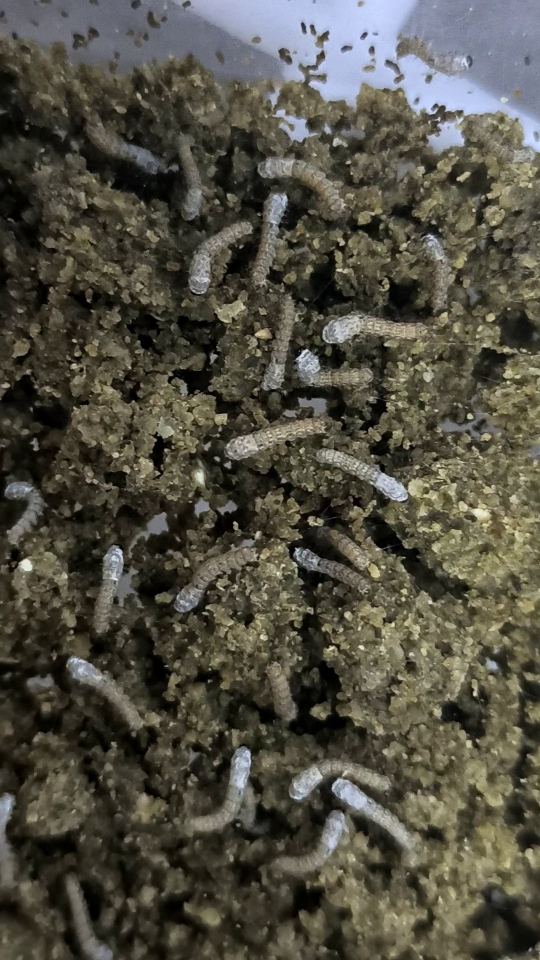
#> input picture Silkworm/yolo_dataset/images/train/00000016_aug_2.jpg, 1080 x 1920 px (shown at 1/2 size); its folder holds only this picture in this run
$ python HSV_test.py
#> lines starting #> are read from the running program, lines starting #| are printed output that depends on the picture; after the words box and inside, x2 and y2 are one past the last pixel; in counts of white or black regions, pixels touching at a corner belong together
# images_dir = r"D:\GraduationDsign\datasets\yolo_dataset\images\train"
# labels_dir = r"D:\GraduationDsign\datasets\yolo_dataset\labels\train"
import cv2
import numpy as np
import time
import os
import matplotlib.pyplot as plt
import seaborn as sns
from glob import glob


# [40 lines left out: functions calculate_iou, evaluate_metrics, not called in this run]


# --- 读取真实的 YOLO 格式标注数据 ---
def load_yolo_annotations(txt_path, img_width, img_height):
    gt_boxes = []
    if not os.path.exists(txt_path):
        return gt_boxes

    with open(txt_path, 'r') as f:
        lines = f.readlines()
        for line in lines:
            parts = line.strip().split()
            if len(parts) >= 5:
                # 解析归一化坐标
                class_id, x_center_norm, y_center_norm, w_norm, h_norm = map(float, parts[:5])
                # 还原为绝对像素值
                abs_w = int(w_norm * img_width)
                abs_h = int(h_norm * img_height)
                abs_x_center = x_center_norm * img_width
                abs_y_center = y_center_norm * img_height
                # 转换为左上角坐标 (x, y)
                x = int(abs_x_center - (abs_w / 2))
                y = int(abs_y_center - (abs_h / 2))
                gt_boxes.append([x, y, abs_w, abs_h])

    return gt_boxes


# --- 核心图像处理流水线 ---
def process_image(image_path):
    start_time = time.time()
    img = cv2.imread(image_path)
#> img is the input picture: shape (1920, 1080, 3); mean B, G, R 67, 78.9, 81.4
    if img is None: return [], img, 0, 0
    img_h, img_w = img.shape[:2]

    # 1. 颜色分割 2. 去噪 3. 分水岭
    hsv = cv2.cvtColor(img, cv2.COLOR_BGR2HSV)
#> hsv: shape (1920, 1080, 3); mean H, S, V 34.4, 75.8, 84.1
    mask = cv2.inRange(hsv, np.array([0, 0, 6]), np.array([108, 82, 247]))
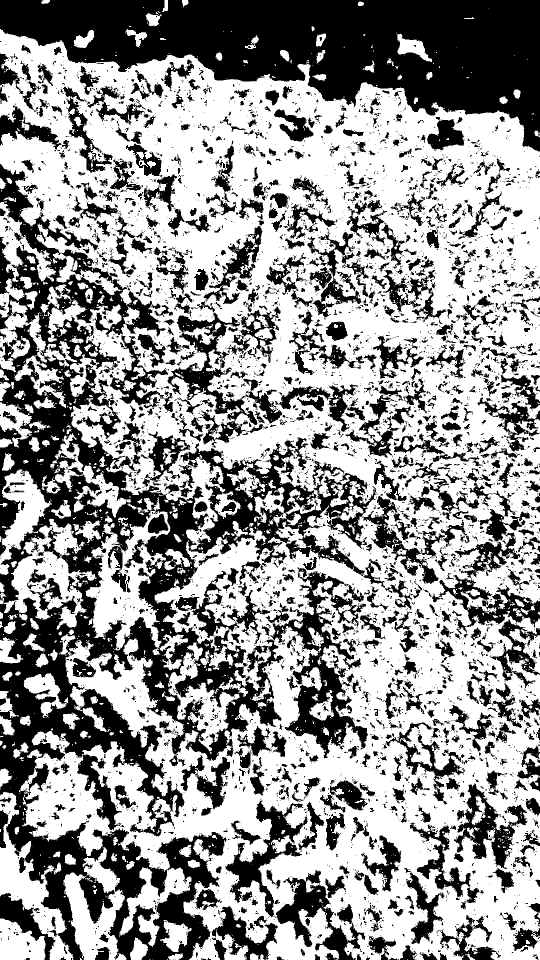
#> mask: shape (1920, 1080) (shown at 1/2 size); 59.3% white; 6212 black regions (5070 under 20 px), largest, box (x1, y1, x2, y2) and area: (0, 328, 890, 1920) 297583, (0, 0, 1080, 303) 168206, (539, 1135, 736, 1517) 21971
    kernel = cv2.getStructuringElement(cv2.MORPH_ELLIPSE, (5, 5))
    opening = cv2.morphologyEx(mask, cv2.MORPH_OPEN, kernel, iterations=1)
#> opening: shape (1920, 1080); 54.8% white; 2377 black regions (1817 under 20 px), largest, box (x1, y1, x2, y2) and area: (0, 328, 1080, 1920) 503330, (0, 0, 1080, 303) 169575, (450, 1598, 731, 1920) 24601
    closing = cv2.morphologyEx(opening, cv2.MORPH_CLOSE, kernel, iterations=2)
#> closing: shape (1920, 1080); 63.1% white; 731 black regions, largest, box (x1, y1, x2, y2) and area: (0, 0, 1080, 303) 169185, (0, 1195, 368, 1920) 74100, (0, 649, 414, 1341) 71824
    sure_bg = cv2.dilate(closing, kernel, iterations=3)
#> sure_bg: shape (1920, 1080); 85.1% white; 781 black regions (391 under 20 px), largest, box (x1, y1, x2, y2) and area: (0, 0, 1080, 297) 149505, (0, 1220, 223, 1848) 24676, (584, 1326, 702, 1492) 5089
    dist_transform = cv2.distanceTransform(closing, cv2.DIST_L2, 5)
    ret, sure_fg = cv2.threshold(dist_transform, 0.3 * dist_transform.max(), 255, 0)
#> sure_fg: shape (1920, 1080) float32; 6.1% white; 141 white regions (49 under 20 px), largest, box (x1, y1, x2, y2) and area: (603, 198, 1080, 750) 40423, (302, 169, 529, 402) 13175, (843, 1291, 927, 1408) 5171
#> ret = 21.35
    unknown = cv2.subtract(sure_bg, np.uint8(sure_fg))
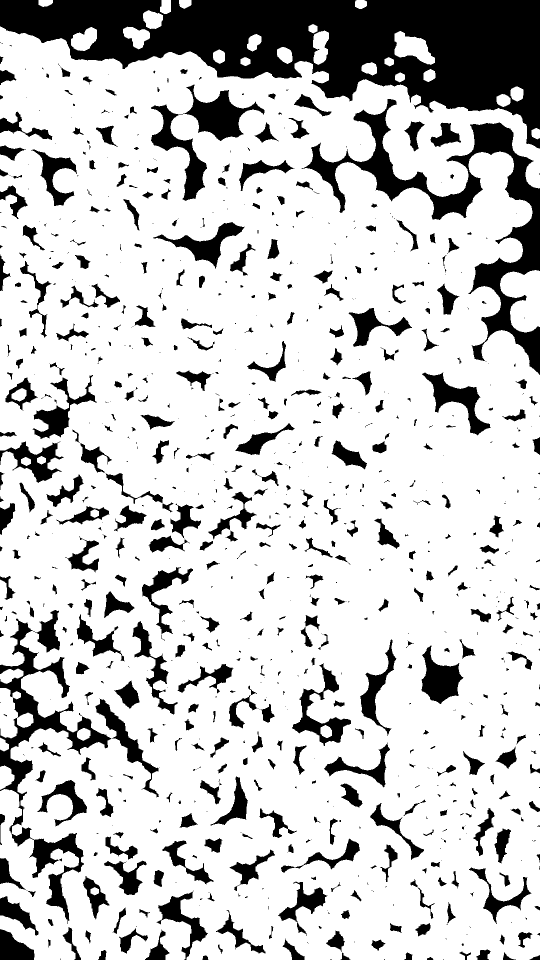
#> unknown: shape (1920, 1080) (shown at 1/2 size); 79% white; 922 black regions (440 under 20 px), largest, box (x1, y1, x2, y2) and area: (0, 0, 1080, 297) 149505, (603, 198, 1080, 750) 40423, (0, 1220, 223, 1848) 24676
    ret, markers = cv2.connectedComponents(np.uint8(sure_fg))
#> markers: shape (1920, 1080) int32; 142 distinct labels, from 0 to 141
#> ret = 142
    markers = markers + 1;
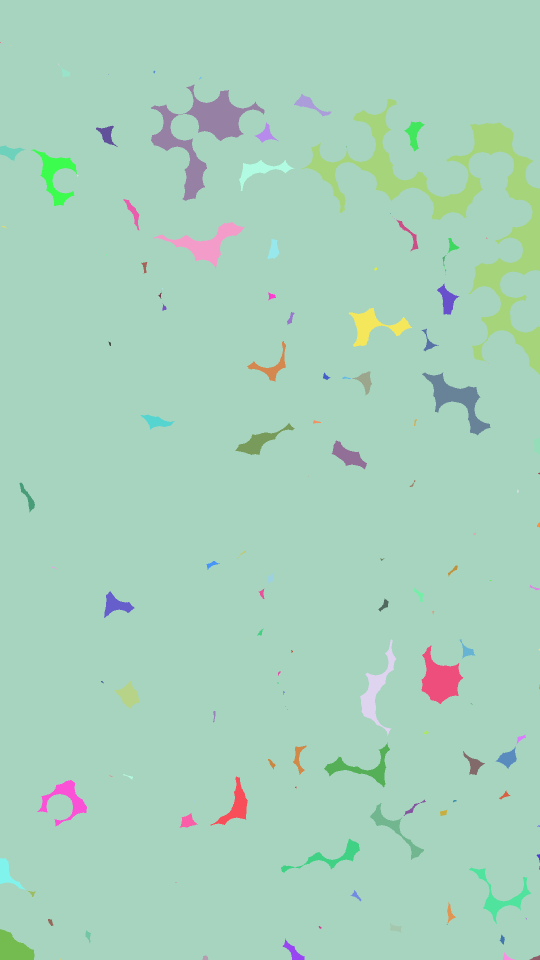
#> markers: shape (1920, 1080) int32 (shown at 1/2 size); 142 distinct labels, from 1 to 142; one colour per label, 0 black
    markers[unknown == 255] = 0
#> markers: shape (1920, 1080) int32; 143 distinct labels, from 0 to 142
    markers = cv2.watershed(img, markers)
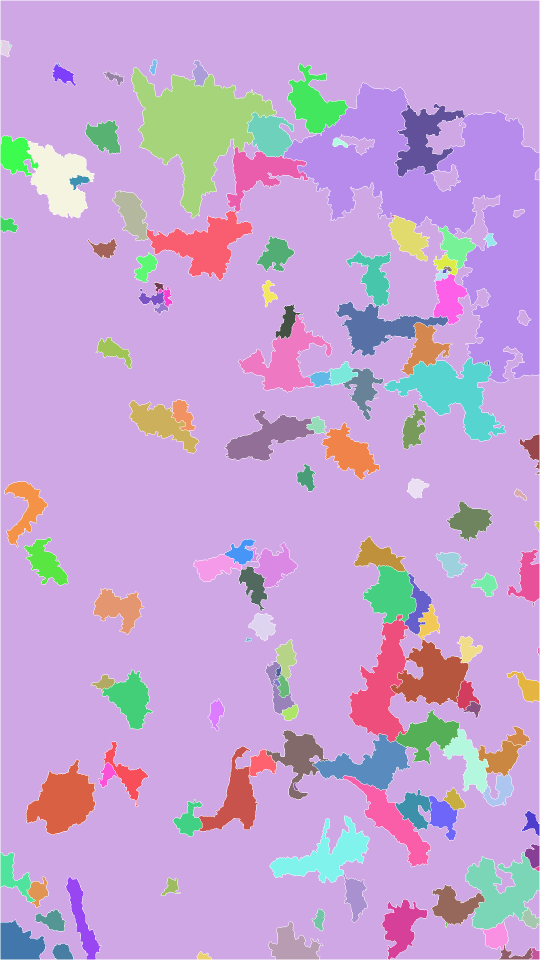
#> markers: shape (1920, 1080) int32 (shown at 1/2 size); 144 distinct labels, from -1 to 142; one colour per label, 0 black, -1 white

    predicted_boxes = []
    for label in range(2, ret + 1):
        target_mask = np.zeros(mask.shape, dtype="uint8")
        target_mask[markers == label] = 255
        contours, _ = cv2.findContours(target_mask, cv2.RETR_EXTERNAL, cv2.CHAIN_APPROX_SIMPLE)
        for cnt in contours:
            if 300 < cv2.contourArea(cnt) < 15000:
                predicted_boxes.append(list(cv2.boundingRect(cnt)))
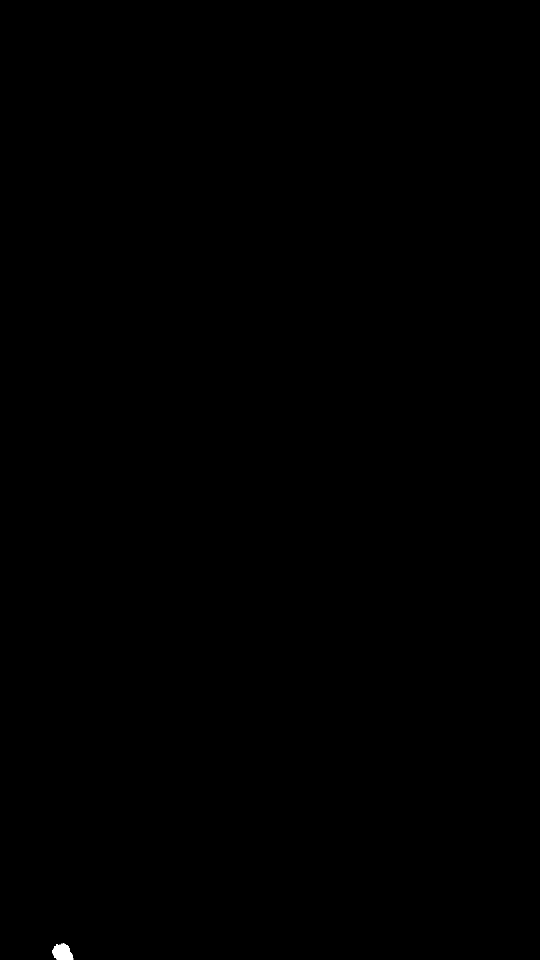
#> target_mask: shape (1920, 1080) (shown at 1/2 size); 0.05% white; 1 white region, box (x1, y1, x2, y2) and area: (104, 1887, 147, 1919) 1005

    p_time = time.time() - start_time
    fps = 1.0 / p_time if p_time > 0 else 0
    return predicted_boxes, img, p_time, fps


# [26 lines left out: function draw_yolo_style_box, not called in this run]


def plot_yolo_style_charts(tp, fp, fn, save_dir, precision, recall, f1):
    """生成类似 YOLO 的混淆矩阵和 PR/F1 曲线"""
    os.makedirs(save_dir, exist_ok=True)

    # 1. 混淆矩阵 (Confusion Matrix)
    # y轴: True (Silkworm, Background), x轴: Predicted (Silkworm, Background)
    matrix = np.array([
        [tp, fn],  # True 目标被预测为目标(TP)，被预测为背景(FN)
        [fp, 0]  # True 背景被预测为目标(FP)，预测为背景(传统CV无负样本边界框，TN设为0)
    ])

    plt.figure(figsize=(7, 6))
    sns.heatmap(matrix, annot=True, fmt=".0f", cmap="Blues",
                xticklabels=["Silkworm", "Background"],
                yticklabels=["Silkworm", "Background"])
    plt.xlabel("Predicted")
    plt.ylabel("True")
    plt.title("Confusion Matrix")
    plt.savefig(os.path.join(save_dir, "confusion_matrix.png"), dpi=300, bbox_inches='tight')
    plt.close()

    # 2. 归一化混淆矩阵
    row_sums = matrix.sum(axis=1)[:, np.newaxis]
    row_sums[row_sums == 0] = 1  # 防止除0
    matrix_norm = matrix.astype('float') / row_sums
    plt.figure(figsize=(7, 6))
    sns.heatmap(matrix_norm, annot=True, fmt=".2f", cmap="Blues",
                xticklabels=["Silkworm", "Background"],
                yticklabels=["Silkworm", "Background"])
    plt.xlabel("Predicted")
    plt.ylabel("True")
    plt.title("Confusion Matrix Normalized")
    plt.savefig(os.path.join(save_dir, "confusion_matrix_normalized.png"), dpi=300, bbox_inches='tight')
    plt.close()

    # 3. 伪 PR 曲线 (Precision-Recall Curve)
    # 传统算法无“置信度”区间，因此曲线由原点至当前点构成一个阶梯矩形
    plt.figure(figsize=(6, 5))
    plt.plot([0, recall, recall], [precision, precision, 0], 'b-', linewidth=2,
             label=f'all classes {precision:.2f} mAP@0.5')
    plt.fill_between([0, recall], [precision, precision], alpha=0.1, color='blue')
    plt.xlim([0.0, 1.0])
    plt.ylim([0.0, 1.05])
    plt.xlabel("Recall")
    plt.ylabel("Precision")
    plt.title("Precision-Recall Curve")
    plt.legend(loc="lower left")
    plt.grid(True, linestyle='--', alpha=0.6)
    plt.savefig(os.path.join(save_dir, "PR_curve.png"), dpi=300, bbox_inches='tight')
    plt.close()

    # 4. 伪 F1 曲线 (F1-Confidence Curve)
    plt.figure(figsize=(6, 5))
    # 假设置信度在 [0, 1.0] 时 F1 保持恒定
    plt.plot([0, 1.0], [f1, f1], 'b-', linewidth=2, label=f'all classes {f1:.2f}')
    plt.xlim([0.0, 1.0])
    plt.ylim([0.0, 1.05])
    plt.xlabel("Confidence")
    plt.ylabel("F1")
    plt.title("F1-Confidence Curve")
    plt.legend(loc="lower left")
    plt.grid(True, linestyle='--', alpha=0.6)
    plt.savefig(os.path.join(save_dir, "F1_curve.png"), dpi=300, bbox_inches='tight')
    plt.close()


def evaluate_dataset(images_dir, labels_dir, save_dir="runs/val"):
    """批量评估整个数据集"""
    os.makedirs(save_dir, exist_ok=True)
    # 支持抓取所有的 .jpg 或 .png 格式图片
    image_paths = glob(os.path.join(images_dir, "*.jpg")) + glob(os.path.join(images_dir, "*.png"))

    if len(image_paths) == 0:
        print(f"⚠ 警告: 在 {images_dir} 中未找到任何图片。")
        return

    global_TP = 0;
    global_FP = 0;
    global_FN = 0
    total_time = 0

    print(f" 开始批量评估，共找到 {len(image_paths)} 张图片...")

    for img_path in image_paths:
        base_name = os.path.splitext(os.path.basename(img_path))[0]
        txt_path = os.path.join(labels_dir, base_name + ".txt")

        # 预测单张图片
        preds, img, p_time, _ = process_image(img_path)
#> preds = 109 items, first 6: [1, 81, 19, 33], [105, 128, 47, 44], [208, 142, 40, 29], [385, 121, 32, 51], [576, 127, 121, 144], [789, 208, 145, 146]; p_time = 1.11
        total_time += p_time
#> total_time = 1.11

        if img is None: continue
        img_h, img_w = img.shape[:2]

        # 读取 GT
        gts = load_yolo_annotations(txt_path, img_w, img_h)

        # 累计此图的 TP, FP, FN
        matched_gt_indices = set()
        for p_box in preds:
            best_iou = 0
            best_gt_idx = -1
            for i, gt_box in enumerate(gts):
                if i in matched_gt_indices: continue
                iou = calculate_iou(p_box, gt_box)
                if iou > best_iou:
                    best_iou = iou
                    best_gt_idx = i
            if best_iou >= 0.5:
                global_TP += 1
                matched_gt_indices.add(best_gt_idx)
            else:
                global_FP += 1
#> this loop made 109 passes
#> after the loop, global_FP = 109; global_TP = 0; matched_gt_indices = 0 items
        global_FN += (len(gts) - len(matched_gt_indices))
#> global_FN = 0

    # ==========================================
    # 汇总计算全局大盘指标 (新增/完善各项指标)
    # ==========================================
    precision = global_TP / (global_TP + global_FP) if (global_TP + global_FP) > 0 else 0.0
#> precision = 0
    recall = global_TP / (global_TP + global_FN) if (global_TP + global_FN) > 0 else 0.0
#> recall = 0
    f1_score = 2 * (precision * recall) / (precision + recall) if (precision + recall) > 0 else 0.0
#> f1_score = 0
    map_05 = precision * recall  # 传统CV的mAP@0.5近似计算(即PR曲线下的面积)
#> map_05 = 0

    avg_time = total_time / len(image_paths) if len(image_paths) > 0 else 0
#> avg_time = 1.11
    fps = 1.0 / avg_time if avg_time > 0 else 0
#> fps = 0.903


    # 2. 将结果写入文本文件 (模仿 YOLO 的 results.txt)
    results_txt_path = os.path.join(save_dir, "results.txt")
    with open(results_txt_path, "w", encoding="utf-8") as f:
        f.write("Evaluation Results\n")
        f.write("==================\n")
        f.write(f"Images Processed : {len(image_paths)}\n")
        f.write(f"TP / FP / FN     : {global_TP} / {global_FP} / {global_FN}\n")
        f.write("-" * 18 + "\n")
        f.write(f"Precision        : {precision:.4f}\n")
        f.write(f"Recall           : {recall:.4f}\n")
        f.write(f"F1-Score         : {f1_score:.4f}\n")
        f.write(f"mAP@0.5          : {map_05:.4f}\n")
        f.write("-" * 18 + "\n")
        f.write(f"Avg Time per img : {avg_time * 1000:.1f} ms\n")
        f.write(f"FPS              : {fps:.1f}\n")

    # 3. 绘制并保存 YOLO 风格图表
    plot_yolo_style_charts(global_TP, global_FP, global_FN, save_dir, precision, recall, f1_score)
#> in plot_yolo_style_charts, `matrix = np.array([ [tp, fn],`: matrix = [[0, 0], [109, 0]]
#> in plot_yolo_style_charts, `plt.savefig(os.path.join(save_dir, "confusion_matrix.png"), dpi=300, b..`:
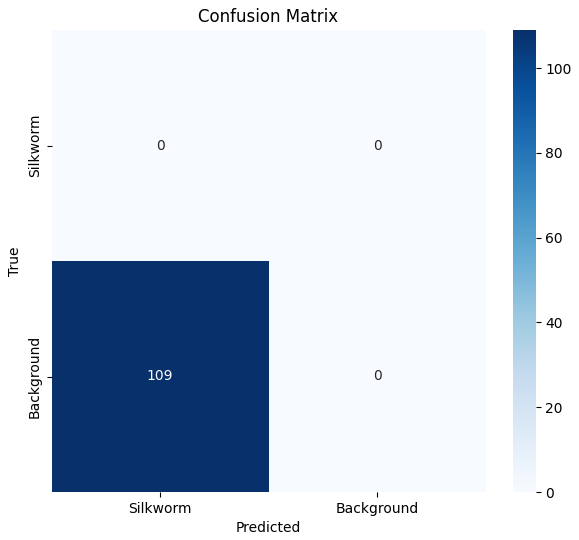
#> figure drawn by matplotlib, 2 panels
#> in plot_yolo_style_charts, `row_sums = matrix.sum(axis=1)[:, np.newaxis]`: row_sums = [0, 109]
#> in plot_yolo_style_charts, `matrix_norm = matrix.astype('float') / row_sums`: matrix_norm = [[0, 0], [1, 0]]
#> in plot_yolo_style_charts, `plt.savefig(os.path.join(save_dir, "F1_curve.png"), dpi=300, bbox_inch..`:
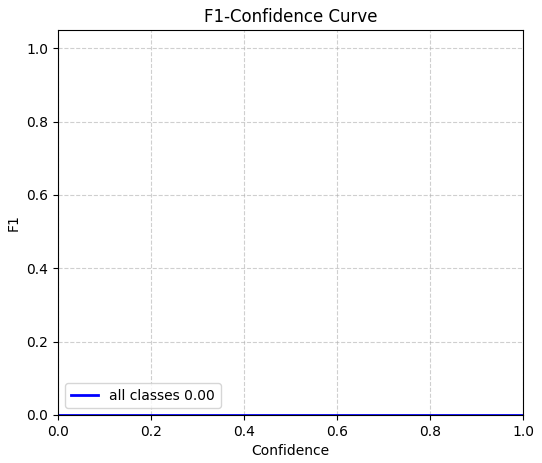
#> figure drawn by matplotlib, 1 panel
    print(f" 所有评估结果和图表已保存至: {os.path.abspath(save_dir)}")
    print(f" 查看详细数据请打开: {os.path.abspath(results_txt_path)}")


# [16 lines left out: function generate_dummy_data_if_missing, not called in this run]


if __name__ == "__main__":
    images_dir =  r"D:\GraduationDsign\datasets\yolo_dataset\images\train"
    labels_dir = r"D:\GraduationDsign\datasets\yolo_dataset\labels\train"


    if not os.path.exists(images_dir):
        os.makedirs(images_dir, exist_ok=True)
        os.makedirs(labels_dir, exist_ok=True)
        generate_dummy_data_if_missing(os.path.join(images_dir, "0000_aug_0.jpg"),
                                       os.path.join(labels_dir, "0000_aug_0.txt"))
        generate_dummy_data_if_missing(os.path.join(images_dir, "0001_aug_0.jpg"),
                                       os.path.join(labels_dir, "0001_aug_0.txt"))

    # 执行全图批量评估，并将生成的图表统一存放到 runs/val 文件夹 (高度模仿YOLO的默认结构)
    evaluate_dataset(images_dir, labels_dir, save_dir="runs/val")
